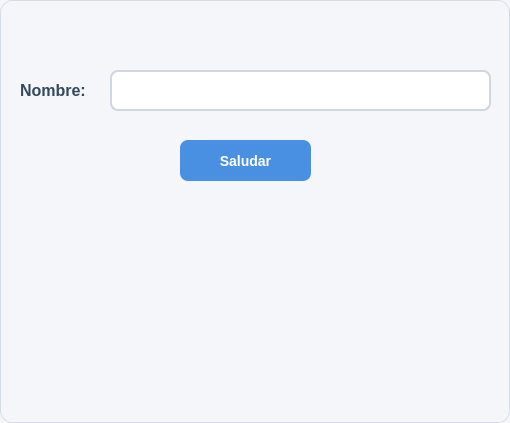
<?xml version="1.0" encoding="UTF-8"?>
<ui version="4.0">
 <class>DialogoEjercicio19</class>
 <widget class="QDialog" name="DialogoEjercicio19">
  <property name="geometry">
   <rect>
    <x>0</x>
    <y>0</y>
    <width>510</width>
    <height>423</height>
   </rect>
  </property>
  <property name="windowTitle">
   <string>Dialog</string>
  </property>
  <property name="styleSheet">
   <string notr="true">/* =========================
   ESTILO GENERAL DEL DIALOG
   ========================= */
QDialog {
    background-color: #f4f6f9;
    border: 1px solid #d6dce5;
    border-radius: 12px;
    font-family: &quot;Segoe UI&quot;;
    font-size: 14px;
    color: #2c3e50;
}

/* =========================
   LABELS
   ========================= */
QLabel {
    color: #34495e;
    font-weight: 500;
    background: transparent;
}

/* =========================
   CAMPOS DE TEXTO
   ========================= */
QLineEdit {
    background-color: #ffffff;
    border: 2px solid #d0d7de;
    border-radius: 8px;
    padding: 8px 10px;
    color: #2c3e50;
    selection-background-color: #4a90e2;
    selection-color: white;
}

/* Cuando el usuario selecciona el campo */
QLineEdit:focus {
    border: 2px solid #4a90e2;
    background-color: #ffffff;
}

/* Campo deshabilitado */
QLineEdit:disabled {
    background-color: #ecf0f1;
    color: #95a5a6;
    border: 2px solid #dfe6e9;
}

/* =========================
   BOTONES
   ========================= */
QPushButton {
    background-color: #4a90e2;
    color: white;
    border: none;
    border-radius: 8px;
    padding: 8px 16px;
    font-size: 14px;
    font-weight: 600;
}

/* Hover */
QPushButton:hover {
    background-color: #357abd;
}

/* Click */
QPushButton:pressed {
    background-color: #2f6da3;
    padding-top: 9px;
    padding-bottom: 7px;
}

/* Botón deshabilitado */
QPushButton:disabled {
    background-color: #bdc3c7;
    color: #ecf0f1;
}

/* =========================
   TOOLTIP OPCIONAL
   ========================= */
QToolTip {
    background-color: #2c3e50;
    color: white;
    border: 1px solid #4a90e2;
    padding: 5px;
    border-radius: 6px;
}</string>
  </property>
  <widget class="QLabel" name="label">
   <property name="geometry">
    <rect>
     <x>20</x>
     <y>70</y>
     <width>91</width>
     <height>41</height>
    </rect>
   </property>
   <property name="font">
    <font>
     <pointsize>12</pointsize>
     <weight>62</weight>
     <bold>true</bold>
    </font>
   </property>
   <property name="text">
    <string>Nombre:</string>
   </property>
  </widget>
  <widget class="QLineEdit" name="txt_nombre">
   <property name="geometry">
    <rect>
     <x>110</x>
     <y>70</y>
     <width>381</width>
     <height>41</height>
    </rect>
   </property>
   <property name="font">
    <font>
     <pointsize>10</pointsize>
     <weight>75</weight>
     <bold>true</bold>
    </font>
   </property>
  </widget>
  <widget class="QPushButton" name="btn_saludar">
   <property name="geometry">
    <rect>
     <x>180</x>
     <y>140</y>
     <width>131</width>
     <height>41</height>
    </rect>
   </property>
   <property name="text">
    <string>Saludar</string>
   </property>
  </widget>
  <widget class="QLabel" name="lbl_saludo">
   <property name="geometry">
    <rect>
     <x>30</x>
     <y>250</y>
     <width>451</width>
     <height>51</height>
    </rect>
   </property>
   <property name="font">
    <font>
     <pointsize>12</pointsize>
     <weight>62</weight>
     <bold>true</bold>
    </font>
   </property>
   <property name="text">
    <string/>
   </property>
   <property name="alignment">
    <set>Qt::AlignCenter</set>
   </property>
  </widget>
 </widget>
 <resources/>
 <connections/>
</ui>
